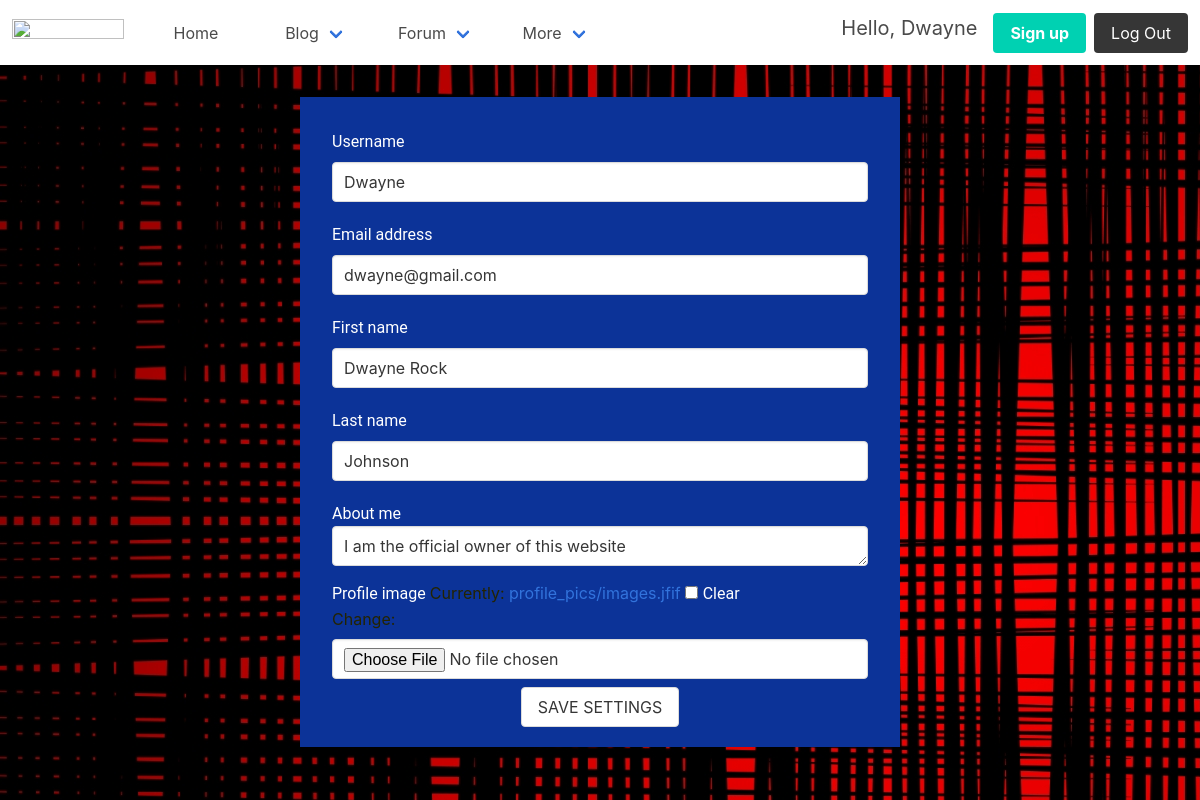
The page /accounts/settings/4 (signed in) on the database its author committed.
### accounts/models.py (models this page shows)
class UserModel(AbstractUser):
    profile_image = models.ImageField(upload_to='profile_pics', default='1.png', blank=True)
    about_me = models.TextField(max_length=500, blank=True)
    class Meta:
        ordering = ['-id']
    def __str__(self):
        return str(self.username)

### accounts/views.py (the view, shortened to what this page needs)
# urls.py: path('settings/<int:pk>', views.EditAccountSettings.as_view(), name='settings'),
class EditAccountSettings(UpdateView):
    form_class = SettingsForm
    template_name = 'accounts/settings.html'
    success_url = '/'
    model = UserModel
    def get_object(self, queryset=None):
        obj = super(EditAccountSettings, self).get_object()
        if not str(obj.username) == str(self.request.user):
            raise Http404
        return obj

### accounts/forms.py
class SettingsForm(forms.ModelForm):
    class Meta:
        model = UserModel
        fields = ['username', 'email', 'first_name', 'last_name', 'about_me', 'profile_image']

### templates/accounts/settings.html (shortened to what this page needs)
{% extends 'layout.html' %}
{% load widget_tweaks %}
{% load static %}
{% block custom_styles %}
    <link rel="stylesheet" href={% static 'accounts/css/styles.css' %}>
{% endblock %}
{% block content %}
    <form method="post" action="" id="register_form" enctype="multipart/form-data"> {% csrf_token %}
        {% for field in form.visible_fields %}
          <div class="field">
            <label for="{{ field.id_for_label }}">{{ field.label }}
            </label>
            {{ field|add_class:'input' }}
          </div>
    {% endfor %}
    <div class="columns is-centered">
        <input type="submit" value="SAVE SETTINGS" class="button" id="submit-btn" />
    </div>
    </form>
{% endblock %}

### templates/layout.html (shortened to what this page needs)
{% load static %}
<!DOCTYPE html>
<html lang="en">
<head>
    <link rel="stylesheet" href={% static 'css/bulma.min.css' %}>
    <link rel="stylesheet" href="https://stackpath.bootstrapcdn.com/font-awesome/4.7.0/css/font-awesome.min.css">
    <link rel="stylesheet" href={% static 'css/main.css' %}>
    {% block custom_styles %}
    {% endblock %}
</head>
<body>
<div class="main-container">
<nav class="navbar" role="navigation" aria-label="main navigation">
  <div class="navbar-brand">
    <a class="navbar-item" href="https://bulma.io">
      <img src="https://bulma.io/images/bulma-logo.png" width="112" height="28">
    </a>
  </div>
  <div id="navbarBasicExample" class="navbar-menu">
    <div class="navbar-start">
      <a class="navbar-item" href={% url 'accounts:dashboard' %}>
        Home
      <div class="navbar-item has-dropdown is-hoverable">
        <a class="navbar-link">
          Blog
        </a>
      </div>
      <div class="navbar-item has-dropdown is-hoverable">
        <a class="navbar-link">
          Forum
        </a>
      </div>
      <div class="navbar-item has-dropdown is-hoverable">
        <a class="navbar-link">
          More
        </a>
      </div>
    </div>
    <div class="navbar-end">
      <div class="navbar-item">
        <div class="buttons">
          {% if request.user.is_authenticated %}
            <p class="subtitle">Hello, {{ request.user }}</p>
          {% endif %}
          <a class="button is-primary" href={% url 'accounts:register' %}>
            <strong>Sign up</strong>
          {% if request.user.is_authenticated %}
              <a class="button is-dark" href={% url 'accounts:logout' %}>
                Log Out
              </a>
          {% else %}
              <a class="button is-light" href={% url 'accounts:login' %}>
                Log In
              </a>
          {% endif %}
        </div>
      </div>
    </div>
  </div>
</nav>
    <div class="body-container">
        {% block content %}
        {% endblock %}
    </div>
</div>
</body>
</html>

### static/css/main.css (style rules this page uses)
.main-container { background: url("../images/back.jpg"); min-height: 100vh; width: 100%; padding-bottom: 1rem; }
.navbar-item { min-width: 120px; display: flex; align-items: center; justify-content: center; }
.navbar .navbar-item .buttons .subtitle { margin-top: 0.5rem; margin-right: 1rem; }
#login_form, #register_form { width: 50%; margin: 2rem auto; padding: 2rem; background-color: #0C3398; color: #242400; }

### static/accounts/css/styles.css (style rules this page uses)
form { width: 70%; margin: auto; margin-top: 1rem; }
form .field label { color: #FFF; font-family: "Roboto", "Lucida Grande", "DejaVu Sans", "Bitstream Vera Sans", Verdana, Arial, sans-serif; font-size: 1rem; }
form .field input { margin-top: 0.5rem; margin-bottom: 0.5rem; }

### rows shown on the page
UserModel: user "Dwayne", visible_fields "Dwayne" "dwayne@gmail.com" "Dwayne Rock" "Johnson" "I am the official owner of this website"

### other values the page prints
{{ field.label }} "Username" "Email address" "First name" "Last name" "About me" "Profile image"
